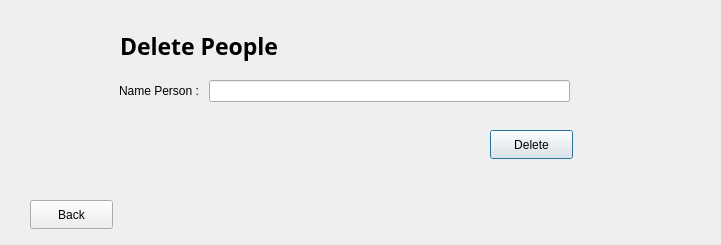
<?xml version="1.0" encoding="UTF-8"?>
<ui version="4.0">
 <class>DeletePeopleFromOrganization</class>
 <widget class="QDialog" name="DeletePeopleFromOrganization">
  <property name="geometry">
   <rect>
    <x>0</x>
    <y>0</y>
    <width>721</width>
    <height>245</height>
   </rect>
  </property>
  <property name="windowTitle">
   <string>Dialog</string>
  </property>
  <widget class="QLabel" name="label">
   <property name="geometry">
    <rect>
     <x>120</x>
     <y>20</y>
     <width>351</width>
     <height>51</height>
    </rect>
   </property>
   <property name="font">
    <font>
     <family>Rockwell Extra Bold</family>
     <pointsize>17</pointsize>
     <bold>true</bold>
    </font>
   </property>
   <property name="text">
    <string>Delete People </string>
   </property>
  </widget>
  <widget class="QWidget" name="formLayoutWidget">
   <property name="geometry">
    <rect>
     <x>119</x>
     <y>80</y>
     <width>451</width>
     <height>31</height>
    </rect>
   </property>
   <layout class="QFormLayout" name="formLayout">
    <item row="0" column="0">
     <widget class="QLabel" name="label_2">
      <property name="text">
       <string>Name Person : </string>
      </property>
     </widget>
    </item>
    <item row="0" column="1">
     <widget class="QLineEdit" name="NamePeopleForDeleteFromOrgan"/>
    </item>
   </layout>
  </widget>
  <widget class="QPushButton" name="pushButton">
   <property name="geometry">
    <rect>
     <x>490</x>
     <y>130</y>
     <width>83</width>
     <height>29</height>
    </rect>
   </property>
   <property name="text">
    <string>Delete</string>
   </property>
  </widget>
  <widget class="QPushButton" name="pushButton_2">
   <property name="geometry">
    <rect>
     <x>30</x>
     <y>200</y>
     <width>83</width>
     <height>29</height>
    </rect>
   </property>
   <property name="text">
    <string>Back</string>
   </property>
  </widget>
 </widget>
 <resources/>
 <connections/>
</ui>
